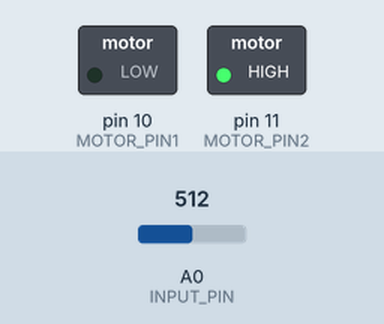
The sketch below on a simulated Arduino Uno, built with avr-gcc and run on an emulated ATmega328P. On the bench: switched loads named in the sketch (green lamp = pin HIGH). Inputs (shaded band) come from the test bench; at power-on: A0 (INPUT_PIN) = 512. What the sketch prints to the serial monitor is not drawn.

Above: at 1.2 s.
1.3 s: A0 (INPUT_PIN) set to 493
At 2.0 s:
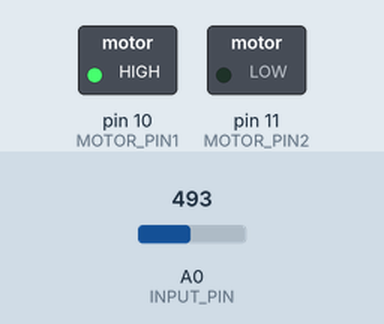
2.8 s: A0 (INPUT_PIN) set to 610
At 3.2 s:
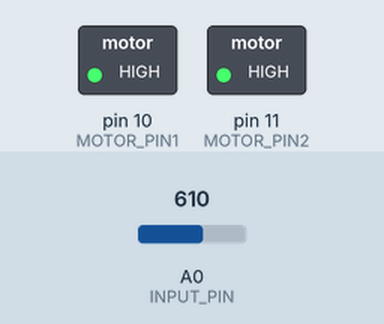
4.3 s: A0 (INPUT_PIN) set to 687
5.8 s: A0 (INPUT_PIN) set to 716
At 6.7 s:
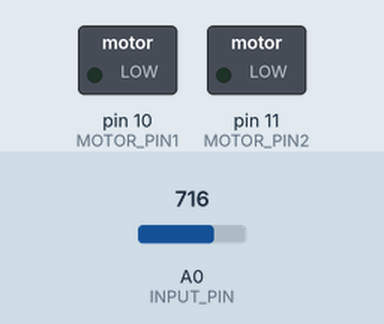
7.3 s: A0 (INPUT_PIN) set to 690
At 7.8 s:
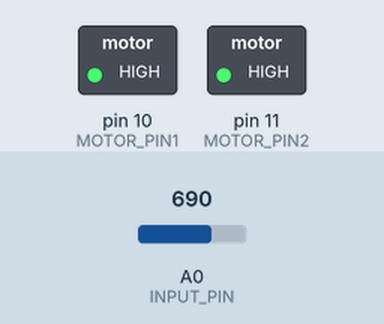
8.8 s: A0 (INPUT_PIN) set to 710
At 10.2 s:
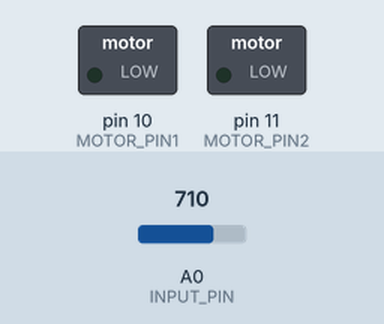
Timing chart, 0 to 11.3 s (numbered marks = the images above; inputs shaded):
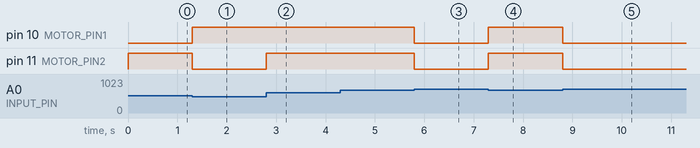

The sketch:

SlaveProg.ino
```cpp
/*
 * Sensor-Based Motor Control Arduino Template
 * Created by MegaZroN, portfolio https://megazron.com
 * This template is designed for controlling motors based on analog sensor input.
 * The sampling rate and motor control thresholds can be adjusted as needed.
 * Reference: Based on concepts inspired by Backyard Brains (https://backyardbrains.com/).
 */

#define SAMPLE_RATE 512 // Sampling rate in Hz
#define BAUD_RATE 115200 // Serial communication baud rate
#define INPUT_PIN A0 // Analog input pin for sensor
#define MOTOR_PIN1 10 // Motor 1 control pin
#define MOTOR_PIN2 11 // Motor 2 control pin

void setup() {
  // Initialize serial communication
  Serial.begin(BAUD_RATE);

  // Set motor pins as outputs
  pinMode(MOTOR_PIN1, OUTPUT);
  pinMode(MOTOR_PIN2, OUTPUT);
}

void loop() {
  // Calculate elapsed time
  static unsigned long past = 0;
  unsigned long present = micros();
  unsigned long interval = present - past;
  past = present;

  // Run timer for sampling
  static long timer = 0;
  timer -= interval;

  // Sample at the defined rate
  if (timer < 0) {
    timer += 1000000 / SAMPLE_RATE; // Adjust timer for next sample
    int sensor_value = analogRead(INPUT_PIN);
    Serial.println(sensor_value);

    // Motor control based on sensor value (modify thresholds and actions as needed)
    if (sensor_value >= 400 && sensor_value < 500) {
      // Move left
      digitalWrite(MOTOR_PIN1, HIGH);
      digitalWrite(MOTOR_PIN2, LOW);
      Serial.println("Moving Left");
    }
    else if (sensor_value >= 500 && sensor_value < 600) {
      // Move right
      digitalWrite(MOTOR_PIN1, LOW);
      digitalWrite(MOTOR_PIN2, HIGH);
      Serial.println("Moving Right");
    }
    else if (sensor_value >= 600 && sensor_value < 700) {
      // Move forward
      digitalWrite(MOTOR_PIN1, HIGH);
      digitalWrite(MOTOR_PIN2, HIGH);
      Serial.println("Moving Forward");
    }
    else if (sensor_value >= 700 && sensor_value < 800) {
      // Stop
      digitalWrite(MOTOR_PIN1, LOW);
      digitalWrite(MOTOR_PIN2, LOW);
      Serial.println("Stopping");
    }
    else {
      // Default action (modify as needed)
      digitalWrite(MOTOR_PIN1, HIGH);
      digitalWrite(MOTOR_PIN2, HIGH);
    }
  }
}
```

Measured:
- the behaviour switches between 500 and 499 on A0 (INPUT_PIN) (found by bisection; images 0 and 1)
- the behaviour switches between 699 and 700 on A0 (INPUT_PIN) (found by bisection; images 2 and 3)
- after the input at 1.3 s, pin 10 (MOTOR_PIN1): LOW → HIGH at once; pin 11 (MOTOR_PIN2): HIGH → LOW at once
- after the input at 2.8 s, pin 11 (MOTOR_PIN2): LOW → HIGH at once
- after the input at 5.8 s, pin 10 (MOTOR_PIN1), pin 11 (MOTOR_PIN2): HIGH → LOW at once
- after the input at 7.3 s, pin 10 (MOTOR_PIN1), pin 11 (MOTOR_PIN2): LOW → HIGH at once
- after the input at 8.8 s, pin 10 (MOTOR_PIN1), pin 11 (MOTOR_PIN2): HIGH → LOW at once
